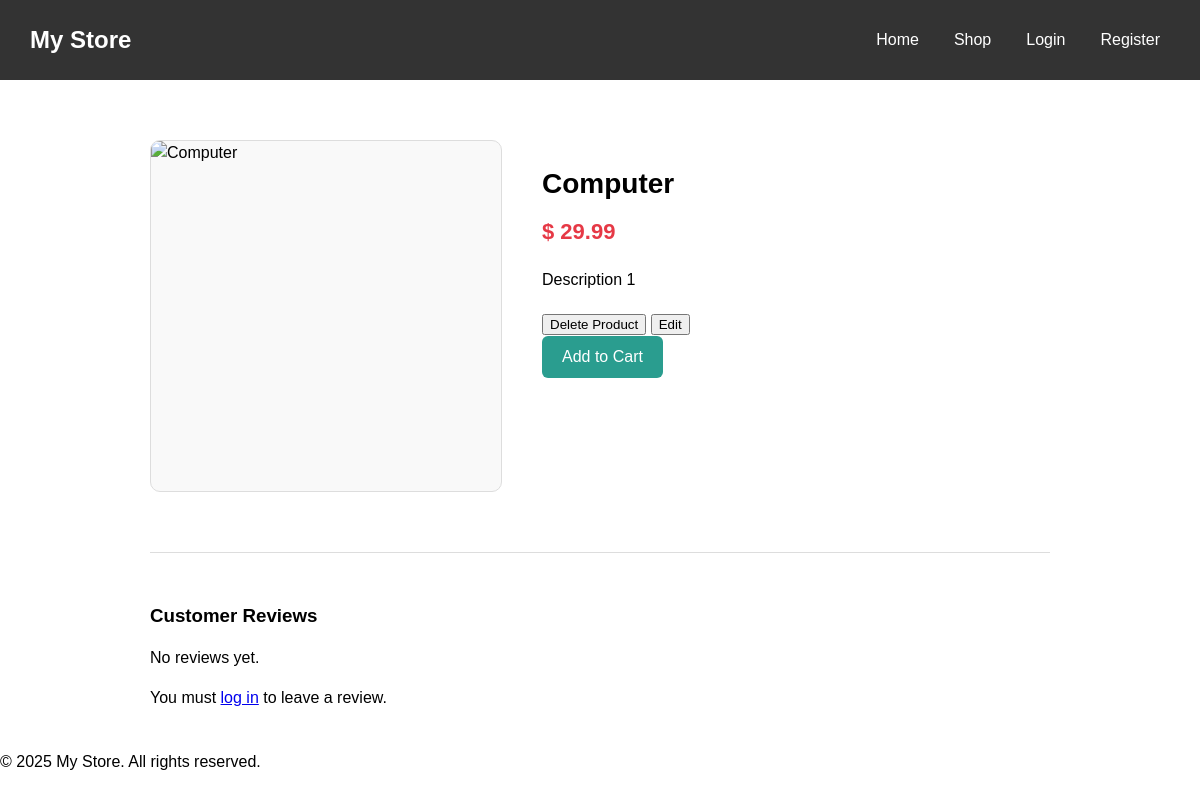
Before: /product/1 with the older database file.
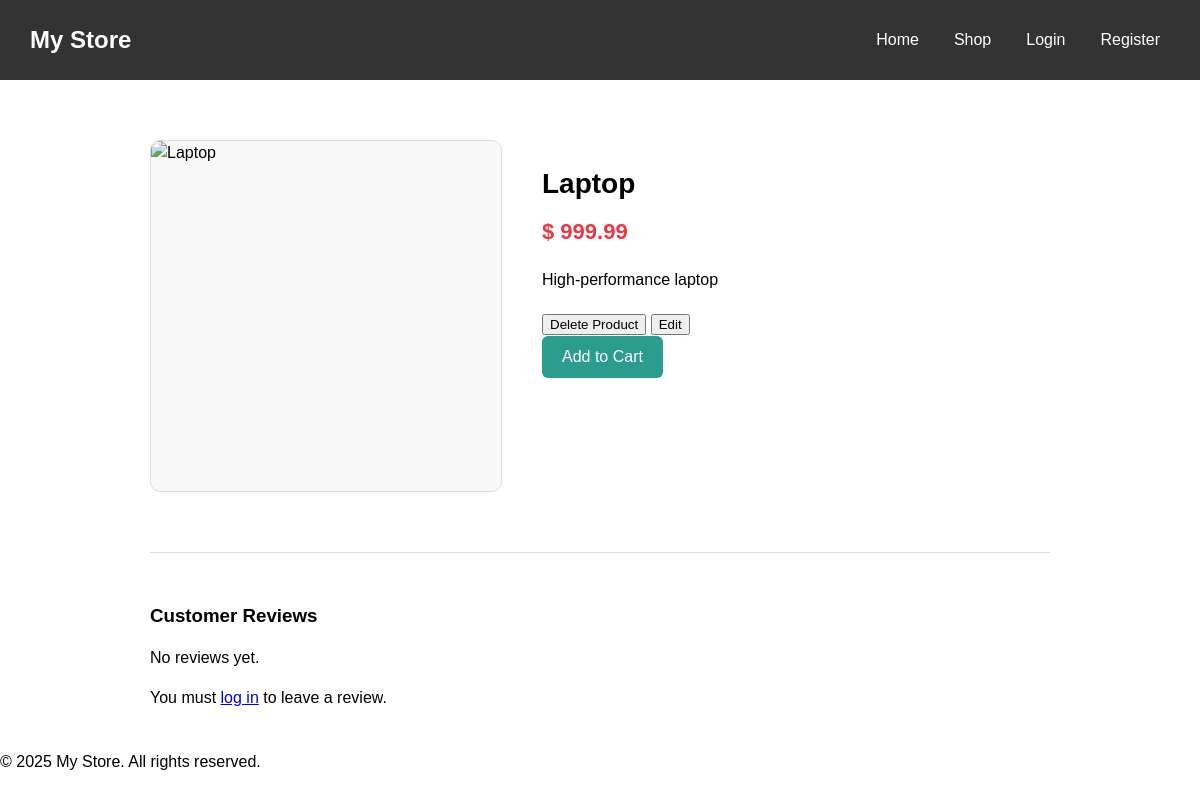
After: the same page with the newer database file.
### tables this page shows
CREATE TABLE products (
    id INTEGER PRIMARY KEY AUTOINCREMENT,
    name TEXT NOT NULL,
    price REAL NOT NULL,
    description TEXT NOT NULL
, image_url TEXT);

### app.py (the view, shortened to what this page needs)
@app.route('/product/<int:product_id>', methods=['GET', 'POST'])
def product_detail(product_id):
    product = db.get_product(product_id)
    if not product:
        flash("Product not found.", "warning")
        return redirect(url_for('shop'))
    reviews = db.get_reviews_for_product(product_id)
    return render_template('product_detail.html', product=product, reviews=reviews)

### app.py (called while the page is built)
@app.context_processor
def inject_csrf_token():
    return dict(csrf_token=generate_csrf)

### db/database.py (called while the page is built)
    def connect(self):
        conn = sqlite3.connect(self.db_path, timeout=10, check_same_thread=False)
        conn.row_factory = sqlite3.Row
        return conn

    def get_product(self, product_id):
        with self.connect() as conn:
            product = conn.execute(
                "SELECT * FROM products WHERE id = ?",
                (product_id,)
            ).fetchone()
        return dict(product) if product else None

    def get_reviews_for_product(self, product_id):
        with self.connect() as conn:
            reviews = conn.execute(
                "SELECT r.content, r.image_url, r.rating, r.created_at, u.username "
                "FROM reviews r "
                "JOIN users u ON r.user_id = u.id "
                "WHERE r.product_id = ? "
                "ORDER BY r.created_at DESC",
                (product_id,)
            ).fetchall()
        return [dict(row) for row in reviews]

### templates/product_detail.html (shortened to what this page needs)
{% extends "base.html" %}
{% block content %}
<div class="product-container">
    <img
        src="{{ product.image_url if product.image_url else url_for('static', filename='placeholder.png') }}"
        alt="{{ product.name }}"
        class="product-image"
    >
    <div class="product-info">
        <h2>{{ product.name }}</h2>
        <p class="product-price">$ {{ product.price }}</p>
        <p class="product-description">{{ product.description }}</p>
        {% if session.get('role') in ['admin','Admin'] or product.seller_id == session.get('user_id') %}
            <form method="POST" action="{{ url_for('delete_product', product_id=product.id) }}" style="display:inline;">
                <button type="submit">Delete Product</button>
            </form>
            <form method="GET" action="{{ url_for('edit_product', product_id=product.id) }}" style="display:inline;">
                <button type="submit">Edit</button>
            </form>
        {% endif %}
        <form action="{{ url_for('add_to_cart', product_id=product.id) }}" method="POST">
            <button type="submit" class="btn-add-cart">Add to Cart</button>
        </form>
    </div>
</div>
<div class="reviews">
    <h3>Customer Reviews</h3>
    {% if reviews %}
        {% for review in reviews %}
            <div class="review-card">
                <div class="review-meta">
                    <strong>{{ review.username }}</strong>
                    — {{ review.created_at }}
                </div>
                <div class="review-text">
                    {{ review.content }}
                </div>
                {% if review.image_url %}
                    <img
                        src="{{ review.image_url }}"
                        alt="Review image"
                        style="max-width: 200px; margin-top: 10px; border-radius: 6px;"
                    >
                {% endif %}
            </div>
        {% endfor %}
    {% else %}
        <p>No reviews yet.</p>
    {% endif %}
    {% if session.get('user_id') %}
        <div class="review-form">
            <h4>Leave a Review</h4>
            <form action="{{ url_for('product_detail', product_id=product.id) }}" method="POST" enctype="multipart/form-data">
                <input type="hidden" name="csrf_token" value="{{ csrf_token() }}">
                <label for="rating">Rating:</label>
                <select name="rating" id="rating">
                    <option value="5">5 - Excellent</option>
                    <option value="4">4 - Good</option>
                    <option value="3">3 - Average</option>
                    <option value="2">2 - Poor</option>
                    <option value="1">1 - Terrible</option>
                </select>
                <textarea name="content" placeholder="Write your review..." required></textarea>
                <label>Upload an image (optional):</label><br>
                <input type="file" name="image">
                <button type="submit">Submit Review</button>
            </form>
        </div>
    {% else %}
        <p>You must <a href="{{ url_for('login') }}">log in</a> to leave a review.</p>
    {% endif %}
</div>
{% endblock %}

Changed rows visible on the page:
changed products: name "Computer" → "Laptop"; price "29.99" → "999.99"; description "Description 1" → "High-performance laptop"
